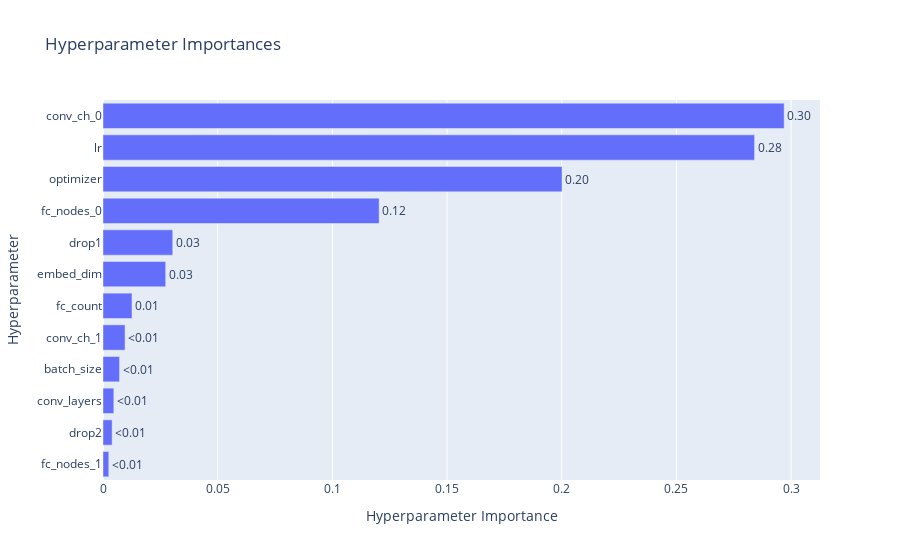

Notebook source saved alongside this figure:
### Code cell
# Plot 3: Which parameters were most important
plot_param_importances(study).show()

### Figure 1 — Plotly figure (JSON) as saved in the notebook; plotly's stock layout.template omitted (floating-point values rounded to 4 significant figures)
{"data": [{"cliponaxis": false, "hovertemplate": ["fc_nodes_1 (CategoricalDistribution): 0.002525933117541352<extra></extra>", "drop2 (FloatDistribution): 0.003978596505087583<extra></extra>", "conv_layers (IntDistribution): 0.004723148461631476<extra></extra>", "batch_size (CategoricalDistribution): 0.0072057229775794466<extra></extra>", "conv_ch_1 (CategoricalDistribution): 0.009613640028582029<extra></extra>", "fc_count (IntDistribution): 0.012638901982292637<extra></extra>", "embed_dim (CategoricalDistribution): 0.027332559730857724<extra></extra>", "drop1 (FloatDistribution): 0.030404043618307862<extra></extra>", "fc_nodes_0 (CategoricalDistribution): 0.12039542988628663<extra></extra>", "optimizer (CategoricalDistribution): 0.2001359778525163<extra></extra>", "lr (FloatDistribution): 0.28407768100296327<extra></extra>", "conv_ch_0 (CategoricalDistribution): 0.2969683648363538<extra></extra>"], "name": "Objective Value", "orientation": "h", "text": ["<0.01", "<0.01", "<0.01", "<0.01", "<0.01", "0.01", "0.03", "0.03", "0.12", "0.20", "0.28", "0.30"], "textposition": "outside", "type": "bar", "x": [0.002526, 0.003979, 0.004723, 0.007206, 0.009614, 0.01264, 0.02733, 0.0304, 0.1204, 0.2001, 0.2841, 0.297], "y": ["fc_nodes_1", "drop2", "conv_layers", "batch_size", "conv_ch_1", "fc_count", "embed_dim", "drop1", "fc_nodes_0", "optimizer", "lr", "conv_ch_0"]}], "layout": {"title": {"text": "Hyperparameter Importances"}, "xaxis": {"title": {"text": "Hyperparameter Importance"}}, "yaxis": {"title": {"text": "Hyperparameter"}}}}
